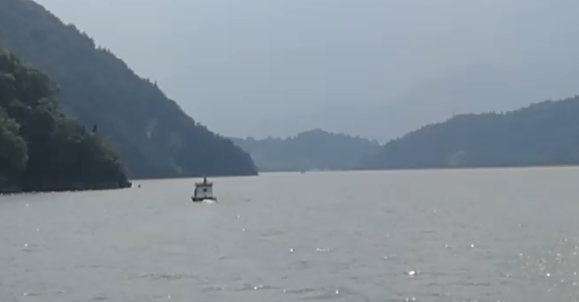
//> input picture mean-shifttest/4.jpg, 579 x 302 px
$ ./mean-shifttest   (built with g++ and OpenCV 4)
//> lines starting //> are read from the running program, lines starting //| are printed output that depends on the picture; after the words box and inside, x2 and y2 are one past the last pixel; in counts of white or black regions, pixels touching at a corner belong together
// mean-shifttest.cpp : 定义控制台应用程序的入口点。
//

#include "stdafx.h"
#include<opencv2\opencv.hpp>
#include <iostream>
#include<cv.h>
#include <opencv2\core\core.hpp>
#include<opencv2/highgui/highgui.hpp>
#include <opencv2/imgproc/imgproc.hpp>
#include <math.h>
#include <numeric>
#include <algorithm>
#include<vector>
#include <set>

using namespace cv;
using namespace std;

#define MIN_AREA 1000//定义最小有效的矩形面积

vector<Vec2f> lines;//定义一个矢量结构lines用于存放得到的线段矢量集合


typedef  struct boxshore//声明一个结构体类型boxShore
{
	int num;
	int x;
	int y;
	int gray;
}boxShoreInfo;


typedef vector<boxShoreInfo> boxShoreInfoVec;

//去高光处理
void  rmHighlight(const Mat  &src, Mat &dst)
{

	int a1 = 0;
	dst = src;
	int sl = 200, m = 3;
	int mc = 0, c = 1, fr = 0, a3 = 0, b3 = 0;
	for (int y = 0; y < src.rows; y++)
	{
		for (int x = 0; x < src.cols; x++)
		{
			a1 = src.at<uchar>(y, x);

			if (src.at<uchar>(y, x) > sl)
			{

				mc = 0;
				c = 0;
				fr = 0;
			}
			while (c == 0 && fr == 0)
			{
				if (mc == 0)
				{
					for (a3 = -1; a3 < 2; a3++)
					{
						for (b3 = -1; b3 < 2; b3++)
						{
							int temp = src.at<uchar>(y, x);


							if ((x + b3) < 1 || (x + b3) > (src.cols - 1) || (y + a3) < 1 || (y + a3) > (src.rows - 1))
							{
								continue;
							}

							if (src.at<uchar>(y + a3, x + b3) <= sl)
							{

								c = c + 1;
								fr = fr + src.at<uchar>(y + a3, x + b3);

							}
						}
					}
				}
				else
				{

					for (a3 = -1 - mc; a3 < 2 + mc; a3++)
					{

						for (b3 = -1 - mc; b3 < 2 + mc; b3++)
						{

							if ((x + b3) < 1 || (x + b3) > (src.cols - 1) || (y + a3) < 1 || (y + a3) > (src.rows - 1))
							{
								continue;
							}

							if (src.at<uchar>(y + a3, x + b3) <= sl)
							{

								if ((abs(a3)*abs(a3) + abs(b3)* abs(b3)) >= 4)
								{

									c = c + 1;
									fr = fr + src.at<uchar>(y + a3, x + b3);
								}

							}
						}
					}
				}
				mc = mc + 2;
				int a5 = 0;
				a5= fr / (c + 1);
				//cout <<"a5"<<a5<<endl;
				dst.at<uchar>(y, x) = (fr+190) / (c + 1);
			}

		}
	}

	// 把图像边缘像素设置为0
	dst.row(0).setTo(Scalar(0));
	dst.row(dst.rows - 1).setTo(Scalar(0));
	dst.col(0).setTo(Scalar(0));
	dst.col(dst.cols - 1).setTo(Scalar(0));


}

void   waterLineFound(const Mat  &src, Point  &pmax1, Point  &pmax2)
{
	Mat grayImage, midImage,midImage2,dst;//临时变量和目标图的定义
	Mat out1;
	Mat out2;
	Mat out3;
	Mat out4;

	cvtColor(src, grayImage, CV_BGR2GRAY);//变为灰度图

	cvtColor(grayImage, midImage2, CV_GRAY2BGR);
	dst = midImage2;

											   //获取自定义核
	Mat element = getStructuringElement(MORPH_RECT, Size(15, 15));
	//进行闭运算操作
	morphologyEx(grayImage, out1, MORPH_CLOSE, element);

	medianBlur(out1, out2, 3);//中值滤波

							  //【2】进行边缘检测和转化为灰度图
	Canny(out2, midImage, 30, 200, 3);//进行一此canny边缘检测


											  //【3】进行霍夫线变换
	//vector<Vec2f> lines;//定义一个矢量结构lines用于存放得到的线段矢量集合
	HoughLines(midImage, lines, 1, CV_PI / 180, 100, 0, 0);
	//imshow("test", midImage);
	int x, y, line_length, line_longest;
	//Point pmax1, pmax2,pout1,pout2;
	line_longest = 0;
	for (size_t i = 0; i < lines.size(); i++)
	{
		float rho = lines[i][0], theta = lines[i][1];
		Point pt1, pt2;
		double a = cos(theta), b = sin(theta);
		double x0 = a*rho, y0 = b*rho;
		pt1.x = cvRound(x0 + 1000 * (-b));
		pt1.y = cvRound(y0 + 1000 * (a));
		pt2.x = cvRound(x0 - 1000 * (-b));
		pt2.y = cvRound(y0 - 1000 * (a));

		x = abs(pt2.x - pt1.x);
		y = abs(pt2.y - pt1.y);
		line_length = x*x + y*y;
		if (line_longest < line_length)
		{
			line_longest = line_length;
			pmax1 = pt1;
			pmax2 = pt2;
		}
		//line(dst, pt1, pt2, Scalar(0, 0, 255), 1, CV_AA);

	}


}

void meanShiftMy(const Mat  &src, Mat &dst)
{

	Mat res; //分割后图像
	Mat grayImage;
	Mat out1;
	Mat out2;
	Mat out3;
	Mat out4;
	Mat out11;
	Mat out111;
	int a1 = 0;

	cvtColor(src, grayImage, CV_BGR2GRAY);//变为灰度图

  	rmHighlight(grayImage, out1);							  //高亮处理

	cvtColor(out1, out11, CV_GRAY2BGR);//变为彩色图
	//imshow("caise", out11);
									   //获取自定义核
	Mat element = getStructuringElement(MORPH_RECT, Size(3,3));
	//进行闭运算操作
	//morphologyEx(out11, out111, MORPH_CLOSE ,element);

	medianBlur(out11,out2, 5);//中值滤波

	//imshow("test",out2);

	//cvtColor(out2, out3, CV_BGR2Luv);//变为彩色图
	int spatialRad = 20;  //空间窗口大小
	int colorRad = 20;   //色彩窗口大小
	int maxPyrLevel = 2;  //金字塔层数
	pyrMeanShiftFiltering(out2, dst, spatialRad, colorRad, maxPyrLevel); //色彩聚类平滑滤波

}

// [19 lines left out: function floodFillMy, not called in this run]

void   histogramMy(const Mat  &src, Mat &hisimage,Point  pout1,Point  pout2,int &gmax,int &gmin)
{


	Mat colorimage,grayimage;
	cvtColor(src, grayimage, CV_BGR2GRAY);
	cvtColor(grayimage, colorimage, CV_GRAY2BGR);//变为灰度图
	cvtColor(colorimage, hisimage, CV_BGR2GRAY);

	//为计算直方图配置变量
	//首先是需要计算的图像的通道，就是需要计算图像的哪个通道（bgr空间需要确定计算 b或g货r空间）
		int channels = 0;
	//然后是配置输出的结果存储的 空间 ，用MatND类型来存储结果
	MatND dstHist;
	//接下来是直方图的每一个维度的 柱条的数目（就是将数值分组，共有多少组）
	int histSize[] = { 256 };       //如果这里写成int histSize = 256;   那么下面调用计算直方图的函数的时候，该变量需要写 &histSize
									//最后是确定每个维度的取值范围，就是横坐标的总数
									//首先得定义一个变量用来存储 单个维度的 数值的取值范围
	float midRanges[] = { 0, 256 };
	const float *ranges[] = { midRanges };
	// [4 lines of commented-out code are left out]


	Point d201, d202;
	d201.x = pout1.x;
	d201.y = pout1.y + 50;
	d202.x = pout2.x;
	d202.y = pout2.y + 50;

	Point t201, t202;
	t201.x = pout1.x;
	t201.y = pout1.y -20;
	t202.x = pout2.x;
	t202.y = pout2.y - 20;
	//line(grayimage, d201, d202, Scalar(0, 0, 255), 1, CV_AA);
	//line(grayimage, t201, t202, Scalar(0, 0, 255), 1, CV_AA);
	//line(grayimage, pout1, pout2, Scalar(0, 0, 255), 1, CV_AA);

	//如果像素在水天线下且与垂直线上的点像素差大于1，且与上个像素的点的像素差小于2，则判断为岸上
	int topvalue = 20;
	int downvalue = -30;
	for (int y = 0; y <src.rows; y++)
	{
		for (int x = 0; x <src.cols; x++)
		{


			if ((x ) < 1 || (x ) > (src.cols - 1) || (y ) < 1 || (y ) > (src.rows - 1))
			{
				continue;
			}

			if (y > (x*(pout1.y - pout2.y) / (pout1.x - pout2.x) + pout2.y) && y < (x*(pout1.y - pout2.y) / (pout1.x - pout2.x) + pout2.y) + 40)
			{
				int ycp = x*(pout1.y - pout2.y) / (pout1.x - pout2.x) + pout2.y-2;
				//if (grayimage.at<uchar>(y, x)  <=grayimage.at<uchar>(ycp, x)+1  && grayimage.at<uchar>(y, x) >= grayimage.at<uchar>(ycp, x) -10&& abs(grayimage.at<uchar>(y, x)- grayimage.at<uchar>(y-1, x)<2))
			//	{
				if (grayimage.at<uchar>(y, x) <= grayimage.at<uchar>(ycp, x) + topvalue&& grayimage.at<uchar>(y, x) >= grayimage.at<uchar>(ycp, x) +downvalue)
				{
					hisimage.at<uchar>(y, x) =255;
				}


			}

		}
	}
	//imshow("test1", hisimage);
	for (int y = 0; y < src.rows; y++)
	{
		for (int x = 0; x < src.cols; x++)
		{
			if ((x) < 10 || (x) > (src.cols - 10) || (y) < 10 || (y) > (src.rows - 10))
			{
				continue;
			}

			if (y >(x*(pout1.y - pout2.y) / (pout1.x - pout2.x) + pout2.y) && y < (x*(pout1.y - pout2.y) / (pout1.x - pout2.x) + pout2.y) + 40)
			{
				int ycp = x*(pout1.y - pout2.y) / (pout1.x - pout2.x) + pout2.y - 2;

				//削去船体部分的误去除
				if (grayimage.at<uchar>(y, x) > grayimage.at<uchar>(ycp, x) + topvalue ||grayimage.at<uchar>(y, x) <grayimage.at<uchar>(ycp, x) +downvalue)
				{
					//未被削去的点垂直下方的五十个像素变回原来的灰度值
					for (int icg = 0; icg < 50; icg++)
					{
						hisimage.at<uchar>(y + icg, x) = grayimage.at<uchar>(y + icg, x);
					}
				}
				//如果像素的左右8像素都为削去点，则改点也判断为削去点
				for (int ilr = 1; ilr < 9; ilr++)
				{
					if (hisimage.at<uchar>(y, x - ilr) == 255 && hisimage.at<uchar>(y, x + ilr) == 255)
					{
						hisimage.at<uchar>(y, x) = 255;
					}
				}


			}
		}
	}
	// [6 lines of commented-out code are left out]


	calcHist(&hisimage, 1, &channels, Mat(), dstHist, 1, histSize, ranges, true, false);

	//calcHist  函数调用结束后，dstHist变量中将储存了 直方图的信息  用dstHist的模版函数 at<Type>(i)得到第i个柱条的值
	//at<Type>(i, j)得到第i个并且第j个柱条的值

	//开始直观的显示直方图——绘制直方图
	//首先先创建一个黑底的图像，为了可以显示彩色，所以该绘制图像是一个8位的3通道图像
	Mat drawImage = Mat::zeros(Size(256, 256), CV_8UC3);
	//因为任何一个图像的某个像素的总个数，都有可能会有很多，会超出所定义的图像的尺寸，针对这种情况，先对个数进行范围的限制
	//先用 minMaxLoc函数来得到计算直方图后的像素的最大个数
	double g_dHistMaxValue;
	minMaxLoc(dstHist, 0, &g_dHistMaxValue, 0, 0);
	//将像素的个数整合到 图像的最大范围内
	//遍历直方图得到的数据
	for (int i = 0; i < 256; i++)
	{
		int value = cvRound(dstHist.at<float>(i) * 256 * 0.9 / g_dHistMaxValue);
		//cout << dstHist.at<float>(i) << endl;
		line(drawImage, Point(i, drawImage.rows - 1), Point(i, drawImage.rows - 1 - value), Scalar(255, 0, 0));
	}
	int  minValue = 1;
	for (int i=0; i < 256; i++)
	{
		float iminValue = dstHist.at<float>(i);
		if ((iminValue > minValue)&&(i>2))
		{
			gmin = i;
			break;
		}
	}
	//  寻找直方图的右端
	int imax = 255;
	for (int i = 255; i >= 0; i--)
	{
		float imaxValue = dstHist.at<float>(i);
		if ((imaxValue > minValue) && (i<254))
		{
			gmax = i;
			break;
		}
	}
	//cout << "gmax=" << gmax<< "gmin=" << gmin << endl;
	//imshow("【直方图】", drawImage);


}

void   histogramSky(const Mat  &src, Mat &hisimage, Point  pout1, Point  pout2, set<int> &hisvalue)
{
	Mat colorimage, grayimage;
	//cvtColor(src, grayimage, CV_BGR2GRAY);
	cvtColor(src, colorimage, CV_GRAY2BGR);//变为灰度图
	cvtColor(colorimage, hisimage, CV_BGR2GRAY);

	//为计算直方图配置变量
	//首先是需要计算的图像的通道，就是需要计算图像的哪个通道（bgr空间需要确定计算 b或g货r空间）
	int channels = 0;
	//然后是配置输出的结果存储的 空间 ，用MatND类型来存储结果
	MatND dstHist;
	//接下来是直方图的每一个维度的 柱条的数目（就是将数值分组，共有多少组）
	int histSize[] = { 256 };       //如果这里写成int histSize = 256;   那么下面调用计算直方图的函数的时候，该变量需要写 &histSize
									//最后是确定每个维度的取值范围，就是横坐标的总数
									//首先得定义一个变量用来存储 单个维度的 数值的取值范围
	float midRanges[] = { 0, 256 };
	const float *ranges[] = { midRanges };

	calcHist(&hisimage, 1, &channels, Mat(), dstHist, 1, histSize, ranges, true, false);

	//calcHist  函数调用结束后，dstHist变量中将储存了 直方图的信息  用dstHist的模版函数 at<Type>(i)得到第i个柱条的值
	//at<Type>(i, j)得到第i个并且第j个柱条的值

	//开始直观的显示直方图——绘制直方图
	//首先先创建一个黑底的图像，为了可以显示彩色，所以该绘制图像是一个8位的3通道图像
	Mat drawImage = Mat::zeros(Size(256, 256), CV_8UC3);
	//因为任何一个图像的某个像素的总个数，都有可能会有很多，会超出所定义的图像的尺寸，针对这种情况，先对个数进行范围的限制
	//先用 minMaxLoc函数来得到计算直方图后的像素的最大个数
	double g_dHistMaxValue;
	minMaxLoc(dstHist, 0, &g_dHistMaxValue, 0, 0);
	//将像素的个数整合到 图像的最大范围内
	//遍历直方图得到的数据

	for (int i = 0; i < 256; i++)
	{
		int value = cvRound(dstHist.at<float>(i) * 256 * 0.9 / g_dHistMaxValue);
		/*if (dstHist.at<float>(i)!=0 && dstHist.at<float>(i)!=255&&value>=50)
		{*/
		if (i!=0 && i!=255 && dstHist.at<float>(i)>2500)
		{
			hisvalue.insert(i);
			//cout <<"灰度值="<<i << " 像素量="<< dstHist.at<float>(i) << endl;
		}
		//cout << dstHist.at<float>(i) << endl;
		line(drawImage, Point(i, drawImage.rows - 1), Point(i, drawImage.rows - 1 - value), Scalar(255, 0, 0));
	}
	int  minValue = 1;
	int gmin, gmax;
	for (int i = 0; i < 256; i++)
	{
		float iminValue = dstHist.at<float>(i);
		if ((iminValue > minValue) && (i > 2))
		{
			gmin = i;
			break;
		}
	}
	//  寻找直方图的右端
	int imax = 255;
	for (int i = 255; i >= 0; i--)
	{
		float imaxValue = dstHist.at<float>(i);
		if ((imaxValue > minValue) && (i < 254))
		{
			gmax = i;
			break;
		}
	}
	//cout << "gmax=" << gmax<< "gmin=" << gmin << endl;
	imshow("【直方图】", drawImage);


}


void separateShore(const Mat &src, Mat &dst, Point  pout1, Point  pout2)
{
	Mat res; //分割后图像
	Mat grayImage;
	Mat out1;
	Mat out2;
	Mat out3;
	Mat out4;
	Mat out11;
	Mat out111;
	int a1 = 0;

	int g_nContrastValue =110;
	//int g_nBrightValue = 80;
	Mat src1;
	src.copyTo(src1);
	// [12 lines of commented-out code are left out]
	cvtColor(src1, grayImage, CV_BGR2GRAY);//变为灰度图

	rmHighlight(grayImage, out1);							  //高亮处理


	cvtColor(out1, out11, CV_GRAY2BGR);//变为彩色图
									   //imshow("caise", out11);
									   //获取自定义核
	Mat element = getStructuringElement(MORPH_RECT, Size(11, 11));
	//进行闭运算操作
	morphologyEx(out11, out111, MORPH_CLOSE ,element);

	medianBlur(out111, out2, 11);//中值滤波

							   //imshow("test",out2);

							   //cvtColor(out2, out3, CV_BGR2Luv);//变为彩色图
	int spatialRad = 30;  //空间窗口大小
	int colorRad = 30;   //色彩窗口大小
	int maxPyrLevel = 2;  //金字塔层数
	Mat dst1;
	pyrMeanShiftFiltering(out2, dst1, spatialRad, colorRad, maxPyrLevel); //色彩聚类平滑滤波
	//imshow("mean-shift", dst1);
	Mat dst2;
	dst1.copyTo(dst2);
	dst1.copyTo(dst);
	RNG  rng = theRNG();
	Mat mask(src.rows + 2, src.cols + 2, CV_8UC1, Scalar::all(0));  //掩模
	for (int y = 0; y < src.rows; y++)
	{
		for (int x = 0; x < src.cols; x++)
		{
			if (y <= (x*(pout1.y - pout2.y) / (pout1.x - pout2.x) + pout2.y))
			{
				if (mask.at<uchar>(y + 1, x + 1) == 0)  //非0处即为1，表示已经经过填充，不再处理
				{

					Scalar newVal(rng(256), rng(256), rng(256));
					floodFill(dst1, mask, Point(x, y), newVal, 0, Scalar::all(5), Scalar::all(5)); //执行漫水填充

				}
			}
		}
	}
	//imshow("floodfill", dst1);
	Mat grayImage2;
	cvtColor(dst1, grayImage2, CV_BGR2GRAY);//变为灰度图


	for (int y = 0; y < src.rows; y++)
	{
		for (int x = 0; x < src.cols; x++)
		{

			if (y > (x*(pout1.y - pout2.y) / (pout1.x - pout2.x) + pout2.y))
			{
				grayImage2.at<uchar>(y, x) = 0;

			}
		}
	}
	//imshow("floodgray", grayImage2);
	set<int> hisvalue;
	Mat  histogramimage;
	histogramSky(grayImage2, histogramimage, pout1, pout2, hisvalue);

	imshow("floodgray", grayImage2);
	Mat grayImage3;
	grayImage2.copyTo(grayImage3);
	//imshow("dst2", dst2);
	int number = 0;
	Mat dstgray;
	cvtColor(dst2, dstgray, CV_BGR2GRAY);//变为灰度图
	// [16 lines of commented-out code are left out]
		set<int>::iterator it; //定义前向迭代器
							   //中序遍历集合中的所有元素
		int pixmax = 0,pixflood=0;
	// [5 lines of commented-out code are left out]
		for (it = hisvalue.begin(); it != hisvalue.end(); it++)
		{

				int pixnumber = 0;
				long pixvaluenum = 0;
				int pixaver = 0;
				//cout << "set 的 值为 :" << *it << endl;
			for (int y = 0; y < src.rows; y++)
			{
				for (int x = 0; x < src.cols; x++)
				{
					if ((x) < 2 || (x) > (src.cols - 2) || (y) < 2 || (y) > (src.rows - 2))
					{
						continue;
					}
					if (y < (x*(pout1.y - pout2.y) / (pout1.x - pout2.x) + pout2.y))
					{

						//cout << "set 的 值为 :" << *it<< endl;
						if (grayImage2.at<uchar>(y, x) == *it&&grayImage2.at<uchar>(y - 1, x) == *it&&
							grayImage2.at<uchar>(y + 1, x) == *it&&grayImage2.at<uchar>(y, x - 1) == *it&&grayImage2.at<uchar>(y, x + 1) == *it)
						{
							pixnumber++;
							pixvaluenum = pixvaluenum + dstgray.at<uchar>(y, x);
							// [18 lines of commented-out code are left out]

						}
					}
				}
			}

			pixaver = pixvaluenum / pixnumber;
			cout <<"set="<<*it<< "pixaver=" << pixaver <<" pixvaluenum="<< pixvaluenum <<"pixnumbe="<< pixnumber<< endl;
				if (pixmax <=pixaver)
			{
			pixmax = pixaver;
			pixflood = *it;
			}


		}
		cout << " pixmin  的 值为 :" << pixmax << endl;
		cout << " pixflood 的 值为 :" << pixflood << endl;

		//imshow("floodchange",grayImage2);
	//	imshow("test", dst);

		Point skycenter;
		int skyleft=src.cols,skyright=0,skytop=src.rows,skybottom=0;
		for (int y = 0; y < src.rows; y++)
		{
			for (int x = 0; x < src.cols; x++)
			{

				if (y < (x*(pout1.y - pout2.y) / (pout1.x - pout2.x) + pout2.y)-10)
				{
					if (grayImage2.at<uchar>(y, x) == pixflood)
					{
						if (x<=skyleft)
						{
							skyleft = x;
						}
						if (x >= skyright)
						{
							skyright= x;
						}
						if (y<= skytop)
						{
							skytop= y;
						}
						if (y >= skybottom)
						{
							skybottom = y;
						}
					}

				}
			}
		}

		cout << "sleft=" << skyleft << "sright=" << skyright << "stop==" << skytop << "sbottom=" << skybottom << endl;
		skycenter.x = (skyleft + skyright) / 2;
		skycenter.y = (skytop + skybottom) / 2;
		cout << "skycenterx=" << skycenter.x << "skycentery=" << skycenter.y << endl;

		for (it = hisvalue.begin(); it != hisvalue.end(); it++)
		{
			int mouleft = src.cols, mouright = 0,moutop = src.rows , moubottom = 0;
			Point moucenter;
			moucenter.x = 0;
			moucenter.y = 0;
			cout << "set=" << *it  << endl;
			if (*it != pixflood)
			{
				for (int y = 0; y < src.rows; y++)
				{
					for (int x = 0; x < src.cols; x++)
					{
						if ((x) < 2 || (x) > (src.cols - 2) || (y) < 2 || (y) > (src.rows - 2))
						{
							continue;
						}
		// [15 lines of commented-out code are left out]
						if (y < (x*(pout1.y - pout2.y) / (pout1.x - pout2.x) + pout2.y))
						{

							if (grayImage2.at<uchar>(y, x) == *it&&grayImage2.at<uchar>(y-1, x)==*it&&
								grayImage2.at<uchar>(y+1, x)==*it&&grayImage2.at<uchar>(y, x-1) == *it&&grayImage2.at<uchar>(y , x+1) == *it)
							{
								if (x <= mouleft)
								{
									mouleft = x;
								}
								if (x >= mouright)
								{
									mouright = x;
								}
								if (y <= moutop)
								{
									moutop = y;
								}
								if (y >= moubottom)
								{
									moubottom = y;
								}
							}
						}
					}
				}

				cout << "left=" << mouleft << "right=" << mouright << "top==" << moutop << "bottom=" << moubottom << endl;

				moucenter.x = (mouleft + mouright) / 2;
				moucenter.y = moubottom-(moubottom-moutop)/3 ;
				cout << "centerx=" << moucenter.x << "centery=" << moucenter.y << endl;
				putText(dst1, "m", moucenter, CV_FONT_HERSHEY_SIMPLEX, 0.5, Scalar(255, 255, 255), 2, 2);

			}
		}
		cout << "0,0=" << grayImage2.at<uchar>(0, 0) << endl;
		putText(dst1, "sky", skycenter, CV_FONT_HERSHEY_SIMPLEX, 0.5, Scalar(255, 255, 255), 2, 2);
		imshow("test1111", dst1);
}

void  boatDetection(const Mat  &src, Mat &dst,Point  pout1, Point  pout2,int gmax,int gmin)
{
	//threshold(src, dst, 120, 255, CV_THRESH_BINARY);
	Mat colorimage, grayimage;
	cvtColor(src, colorimage, CV_GRAY2BGR);
	cvtColor(colorimage,dst, CV_BGR2GRAY);//变为灰度图

	for (int y = 0; y < src.rows; y++)
	{
		for (int x = 0; x < src.cols; x++)
		{


			if ((x) < 1 || (x) > (src.cols - 1) || (y) < 1 || (y) > (src.rows - 1))
			{
				continue;
			}

			if (y <=(x*(pout1.y - pout2.y) / (pout1.x - pout2.x) + pout2.y))
			{
				dst.at<uchar>(y, x) = 255;

			}

		}
	}
	for (int y = 0; y < src.rows; y++)
	{
		for (int x = 0; x < src.cols; x++)
		{

				if ( dst.at<uchar>(y, x) <130&& dst.at<uchar>(y, x) >53)
				{
					dst.at<uchar>(y, x) = 255;
				}
				else if(dst.at<uchar>(y, x) >=150)
				{
					dst.at<uchar>(y, x) =0;
				}
				else {
					dst.at<uchar>(y, x) =0;
				}
		}
	}

	Mat element = getStructuringElement(MORPH_RECT, Size(3, 3));
	Mat out;
	//进行腐蚀操作
	erode(dst, out, element);
	// [22 lines of commented-out code are left out]

}


int main(int argc, char** argv)
{
	//读入图像，RGB三通道
	Mat  srcImage = imread("4.jpg");
//> srcImage is the input picture: 302 rows x 579 cols, CV_8UC3; mean B, G, R 154.4, 145.4, 134.3

	//imshow("src", srcImage);

  //进行水面目标的meanshift处理并进行目标识别
	Mat  outMeanshift;
	meanShiftMy(srcImage,outMeanshift);
//> in meanShiftMy, `cvtColor(src, grayImage, CV_BGR2GRAY);`:
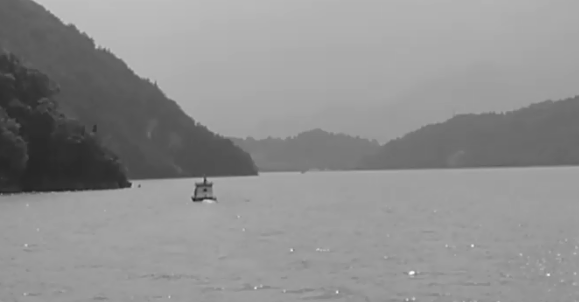
//> grayImage: 302 rows x 579 cols, CV_8UC1; min 29, max 252, mean 143.1
//> the loop in rmHighlight, `for (int y = 0; y < src.rows; y++)` made 302 passes
//> a1 on passes 1 to 3: 170, 170, 170
//> after the loop in rmHighlight, `for (int y = 0; y < src.rows; y++)`: a1 = 153; mc = 2; c = 8; fr = 1355
//> in rmHighlight, `dst.col(dst.cols - 1).setTo(Scalar(0));`:
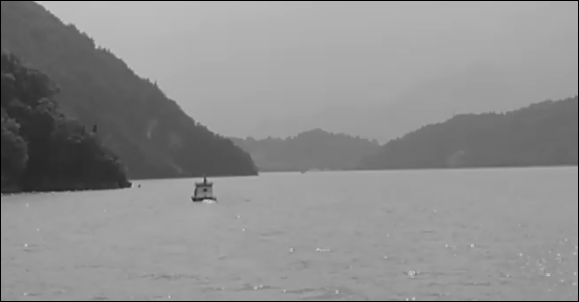
//> dst: 302 rows x 579 cols, CV_8UC1; min 0, max 200, mean 141.6
	//imshow("mean_shift", outMeanshift);

	//识别海天线
	Mat outwater;
	Point pmax1, pmax2, pout1, pout2;
	waterLineFound(srcImage,pmax1, pmax2);
//> in waterLineFound, `Canny(out2, midImage, 30, 200, 3);`:
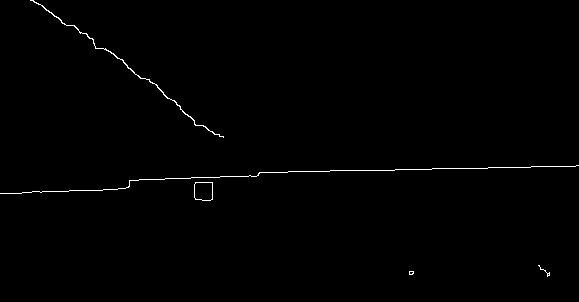
//> midImage: 302 rows x 579 cols, CV_8UC1; 0.58% white in thin lines or dots
//> in waterLineFound, `HoughLines(midImage, lines, 1, CV_PI / 180, 100, 0, 0);`: lines = 3 lines (rho, theta): [176, 1.55], [184, 1.54], [187, 1.52]
//> the loop in waterLineFound, `for (size_t i = 0; i < lines.size(); i++)` made 3 passes
//> (rho, theta, a, b, x0, y0, x, y) on pass 1: (176, 1.55, 0.0175, 1, 3.07, 176, 2000, 34)
//> after the loop in waterLineFound, `for (size_t i = 0; i < lines.size(); i++)`: line_longest = 4001156
//> pmax1 = Point(-997, 193); pmax2 = Point(1003, 159)

	pout1.x =srcImage.cols;
	pout1.y = pmax2.y - (pmax2.x - srcImage.cols)*(pmax2.y - pmax1.y) / (pmax2.x - pmax1.x);
//> pout1 = Point(579, 166)
	pout2.y = pmax2.y - pmax2.x*(pmax2.y - pmax1.y) / (pmax2.x - pmax1.x);
//> pout2 = Point(0, 176)
	pout2.x = 0;
	//line(srcImage, pout1, pout2, Scalar(0, 0, 255), 1, CV_AA);

	//imshow("outwater",srcImage);

	//直方图提取
	Mat histogram,test1;
	int hismin, hismax;
	histogramMy(outMeanshift,histogram,pout1,pout2,hismax,hismin);
//> in histogramMy, `d201.x = pout1.x;`: d201 = Point(579, 0)
//> in histogramMy, `d201.y = pout1.y + 50;`: d201 = Point(579, 216)
//> in histogramMy, `d202.x = pout2.x;`: d202 = Point(0, 0)
//> in histogramMy, `d202.y = pout2.y + 50;`: d202 = Point(0, 226)
//> in histogramMy, `t201.x = pout1.x;`: t201 = Point(579, 0)
//> in histogramMy, `t201.y = pout1.y -20;`: t201 = Point(579, 146)
//> in histogramMy, `t202.x = pout2.x;`: t202 = Point(0, 0)
//> in histogramMy, `t202.y = pout2.y - 20;`: t202 = Point(0, 156)
//> after the loop in histogramMy, `for (int y = 0; y <src.rows; y++)`:
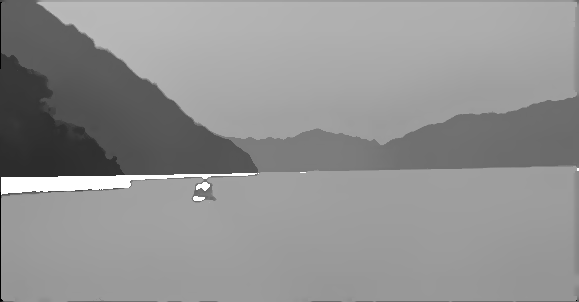
//> hisimage: 302 rows x 579 cols, CV_8UC1; min 0, max 255, mean 145.3
//> after the loop in histogramMy, `for (int y = 0; y < src.rows; y++)`:
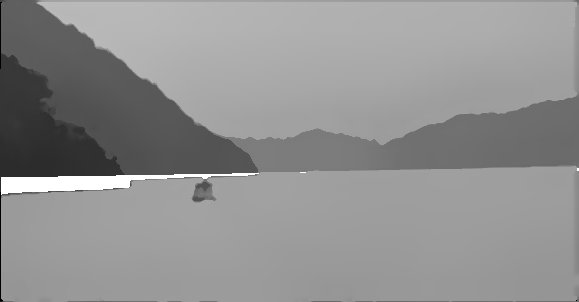
//> hisimage: 302 rows x 579 cols, CV_8UC1; 0.08% of pixels changed, all inside (x1, y1, x2, y2) = (32, 173, 258, 201)
//> in histogramMy, `calcHist(&hisimage, 1, &channels, Mat(), dstHist, 1, histSize, ranges,..`: dstHist = 256 values, max 11875 at index 158, min 0 at index 1, mean 683
//> in histogramMy, `minMaxLoc(dstHist, 0, &g_dHistMaxValue, 0, 0);`: g_dHistMaxValue = 11875
//> (the rest of the program and of its run is left out)
